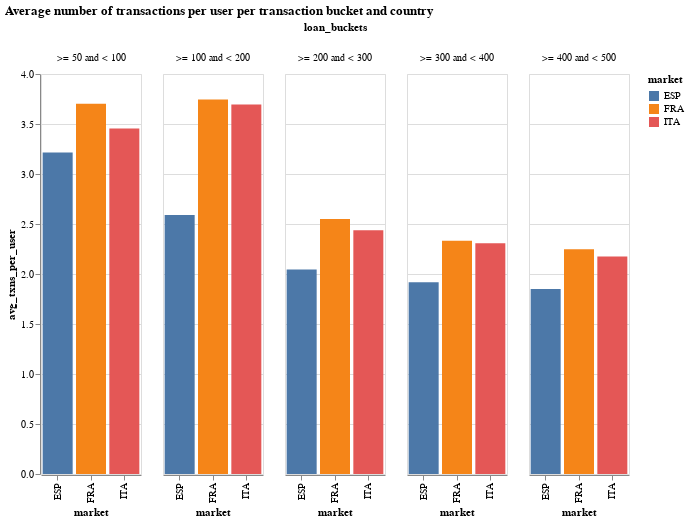

Source (notebook cell):
### Code cell
af.column_multi(
    txn_bucket_df,
    "market:N",
    "market:N",
    "avg_txns_per_user:Q",
    "loan_buckets:N",
    100,
    400,
    "x",
).properties(
    title="Average number of transactions per user per transaction bucket and country"
)

### Figure 1 — Vega-Lite specification as saved in the notebook (floating-point values rounded to 4 significant figures)
{"config": {"view": {"continuousWidth": 400, "continuousHeight": 300}}, "data": {"name": "data-5a050bc78164591db9c74a51ee7141d5"}, "mark": "bar", "encoding": {"color": {"type": "nominal", "field": "market"}, "column": {"type": "nominal", "field": "loan_buckets"}, "tooltip": {"type": "quantitative", "field": "avg_txns_per_user"}, "x": {"type": "nominal", "field": "market", "sort": "x"}, "y": {"type": "quantitative", "field": "avg_txns_per_user"}}, "height": 400, "title": "Average number of transactions per user per transaction bucket and country", "width": 100, "$schema": "https://vega.github.io/schema/vega-lite/v4.8.1.json", "datasets": {"data-5a050bc78164591db9c74a51ee7141d5": [{"market": "FRA", "loan_buckets": " >= 50 and < 100", "total_txn_volume_m€": 178.0, "avg_volume_per_user": 256.1, "avg_txns_per_user": 3.704, "avg_volume_per_txn": 69.14}, {"market": "ITA", "loan_buckets": " >= 50 and < 100", "total_txn_volume_m€": 80.0, "avg_volume_per_user": 239.4, "avg_txns_per_user": 3.456, "avg_volume_per_txn": 69.28}, {"market": "ESP", "loan_buckets": " >= 50 and < 100", "total_txn_volume_m€": 38.0, "avg_volume_per_user": 220.8, "avg_txns_per_user": 3.214, "avg_volume_per_txn": 68.71}, {"market": "FRA", "loan_buckets": ">= 100 and < 200", "total_txn_volume_m€": 239.0, "avg_volume_per_user": 503.9, "avg_txns_per_user": 3.745, "avg_volume_per_txn": 134.6}, {"market": "ITA", "loan_buckets": ">= 100 and < 200", "total_txn_volume_m€": 110.0, "avg_volume_per_user": 461.1, "avg_txns_per_user": 3.696, "avg_volume_per_txn": 124.8}, {"market": "ESP", "loan_buckets": ">= 100 and < 200", "total_txn_volume_m€": 33.0, "avg_volume_per_user": 352.4, "avg_txns_per_user": 2.591, "avg_volume_per_txn": 136.0}, {"market": "FRA", "loan_buckets": ">= 200 and < 300", "total_txn_volume_m€": 80.0, "avg_volume_per_user": 614.7, "avg_txns_per_user": 2.551, "avg_volume_per_txn": 241.0}, {"market": "ITA", "loan_buckets": ">= 200 and < 300", "total_txn_volume_m€": 39.0, "avg_volume_per_user": 586.3, "avg_txns_per_user": 2.438, "avg_volume_per_txn": 240.5}, {"market": "ESP", "loan_buckets": ">= 200 and < 300", "total_txn_volume_m€": 15.0, "avg_volume_per_user": 494.4, "avg_txns_per_user": 2.046, "avg_volume_per_txn": 241.7}, {"market": "FRA", "loan_buckets": ">= 300 and < 400", "total_txn_volume_m€": 51.0, "avg_volume_per_user": 799.4, "avg_txns_per_user": 2.331, "avg_volume_per_txn": 342.9}, {"market": "ESP", "loan_buckets": ">= 300 and < 400", "total_txn_volume_m€": 10.0, "avg_volume_per_user": 660.0, "avg_txns_per_user": 1.918, "avg_volume_per_txn": 344.1}, {"market": "ITA", "loan_buckets": ">= 300 and < 400", "total_txn_volume_m€": 25.0, "avg_volume_per_user": 791.1, "avg_txns_per_user": 2.307, "avg_volume_per_txn": 342.9}, {"market": "FRA", "loan_buckets": ">= 400 and < 500", "total_txn_volume_m€": 35.0, "avg_volume_per_user": 997.6, "avg_txns_per_user": 2.247, "avg_volume_per_txn": 444.1}, {"market": "ESP", "loan_buckets": ">= 400 and < 500", "total_txn_volume_m€": 7.0, "avg_volume_per_user": 823.6, "avg_txns_per_user": 1.849, "avg_volume_per_txn": 445.3}, {"market": "ITA", "loan_buckets": ">= 400 and < 500", "total_txn_volume_m€": 17.0, "avg_volume_per_user": 967.0, "avg_txns_per_user": 2.175, "avg_volume_per_txn": 444.6}]}}
